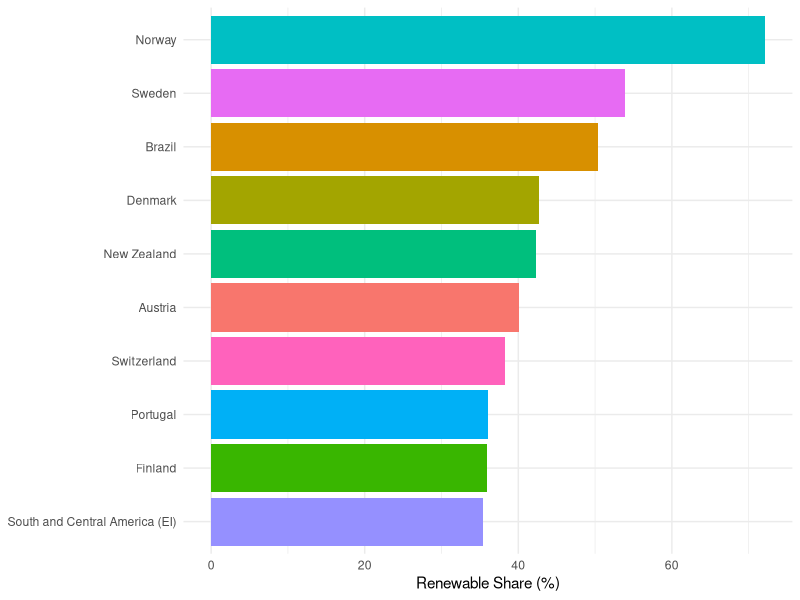
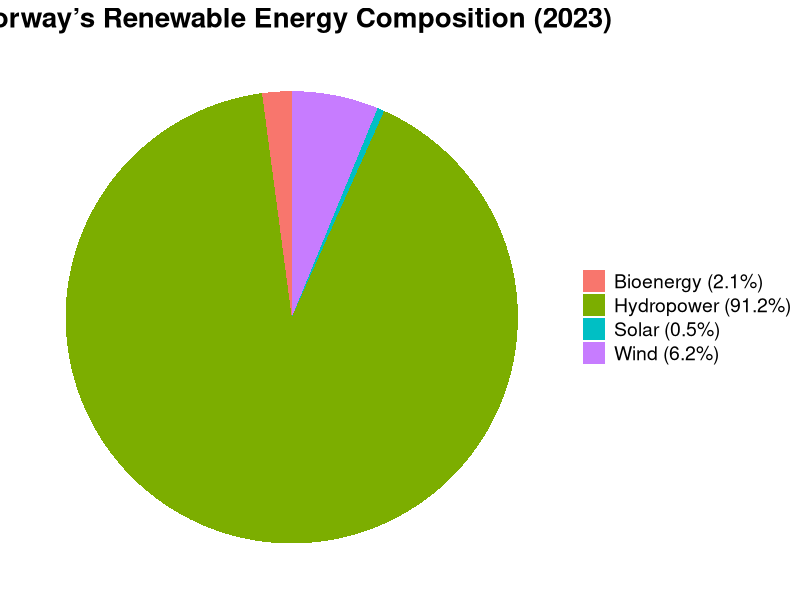
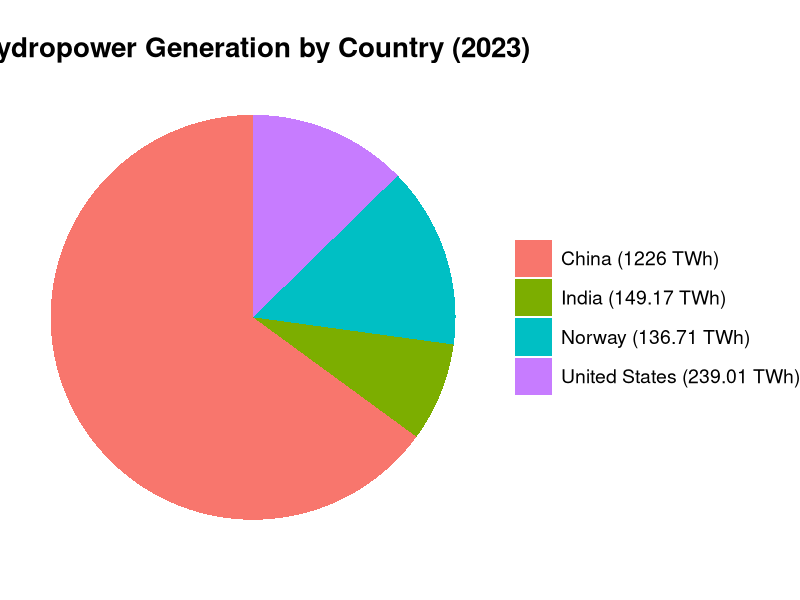
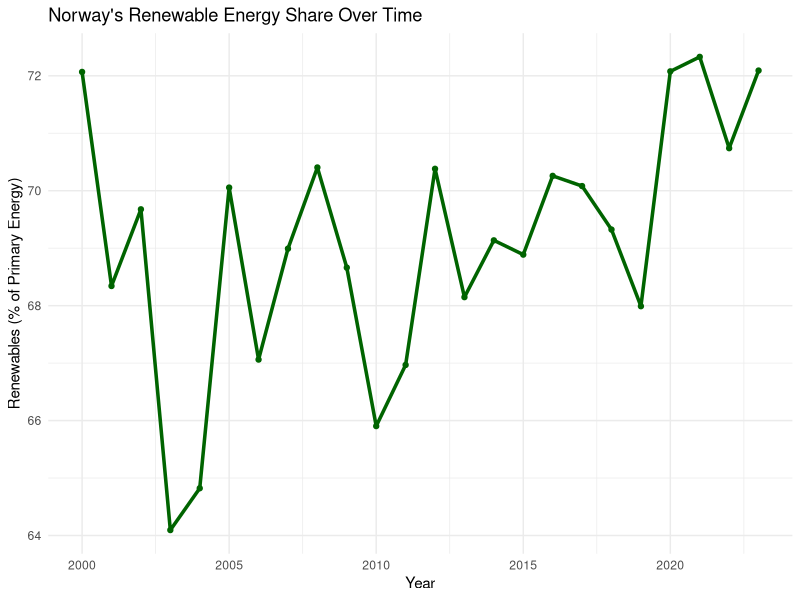
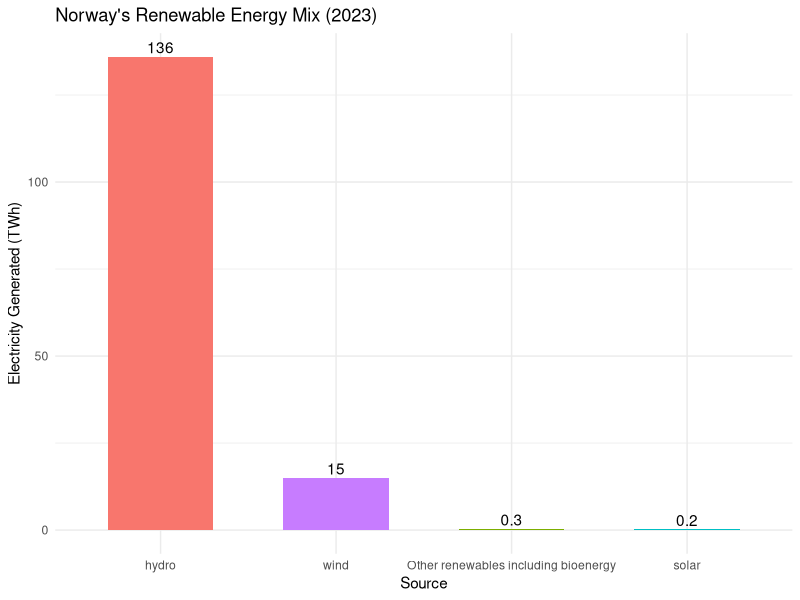

The R script that drew these images, in order:
## ---- chunk 1
library(dplyr)
library(knitr)
library(tibble)

df1 <- read.csv("renewable-share-energy.csv", fileEncoding = "UTF-8-BOM")
df2 <- read.csv("modern-renewable-prod.csv", fileEncoding = "UTF-8-BOM")
df3 <- read.csv("hydropower-consumption.csv", fileEncoding = "UTF-8-BOM")

combined_df <- bind_rows(df1, df2, df3)

cat("Number of unique countries/regions:", n_distinct(combined_df$Entity), "\n\n")

glimpse(select(combined_df, 1:7))

## ---- chunk 2
library(ggplot2)
library(readr)
library(tidyverse)

data <- read_csv("renewable-share-energy.csv")

top10_clean <- data %>%
  filter(Year == 2023, 
         !Entity %in% c("World", "Africa", "Asia", "Europe", "Oceania", 
                        "North America", "South America", "Eastern Africa (EI)")) %>%
  arrange(desc(`Renewables (% equivalent primary energy)`)) %>%
  slice(1:10)

ggplot(top10_clean, aes(x = reorder(Entity, `Renewables (% equivalent primary energy)`), 
                        y = `Renewables (% equivalent primary energy)`, fill = Entity)) +
  geom_col() +
  coord_flip() +
  labs(x = NULL, y = "Renewable Share (%)") +
  theme_minimal() +
  theme(legend.position = "none")
## ---- chunk 3
df <- data.frame(
  source = c("Hydropower", "Wind", "Bioenergy", "Solar"),
  share = c(91.2, 6.2, 2.1, 0.5)
)

df$source_label <- paste0(df$source, " (", df$share, "%)")

ggplot(df, aes(x = "", y = share, fill = source_label)) +
  geom_col(width = 1) +
  coord_polar(theta = "y") +
  theme_void() +
  labs(title = "Norway’s Renewable Energy Composition (2023)") +
  theme(
    plot.title = element_text(size = 20, face = "bold", hjust = 0.5),
    legend.title = element_blank(), 
    legend.text = element_text(size = 14)  
  )
## ---- chunk 4
library(readr)
library(dplyr)
library(ggplot2)

hydro_data <- read_csv("hydropower-consumption.csv")

hydro_2023 <- hydro_data %>%
  filter(Year == 2023) %>%
  select(Entity, `Electricity from hydro - TWh`) %>%
  rename(Country = Entity, Hydro_TWh = `Electricity from hydro - TWh`) %>%
  arrange(desc(Hydro_TWh)) %>%
  slice(1:4) %>%
  bind_rows(hydro_data %>% filter(Year == 2023, Entity == "Norway") %>%
              select(Entity, `Electricity from hydro - TWh`) %>%
              rename(Country = Entity, Hydro_TWh = `Electricity from hydro - TWh`))

hydro_2023 <- hydro_2023 %>%
  mutate(label = paste0(Country, " (", round(Hydro_TWh, 2), " TWh)"))

ggplot(hydro_2023, aes(x = "", y = Hydro_TWh, fill = label)) +
  geom_col(width = 1) +
  coord_polar(theta = "y") +
  theme_void() +
  labs(title = "Hydropower Generation by Country (2023)") +
  theme(
    plot.title = element_text(size = 20, face = "bold", hjust = 0.5),
    legend.title = element_blank(),
    legend.text = element_text(size = 14),
    legend.key.size = unit(1, "cm")
  )
## ---- chunk 5
norway_trend <- data %>%
  filter(Entity == "Norway", Year >= 2000) %>%
  select(Year, `Renewables (% equivalent primary energy)`)

ggplot(norway_trend, aes(x = Year, y = `Renewables (% equivalent primary energy)`)) +
  geom_line(color = "darkgreen", size = 1.2) +
  geom_point(color = "darkgreen") +
  labs(title = "Norway's Renewable Energy Share Over Time",
       x = "Year", y = "Renewables (% of Primary Energy)") +
  theme_minimal()
## ---- chunk 6
library(readr)
library(dplyr)
library(tidyr)
library(ggplot2)
library(stringr)

norway_prod <- read_csv("modern-renewable-prod.csv")

norway_2023 <- norway_prod %>%
  filter(Entity == "Norway", Year == 2023) %>%
  select(
    `Electricity from wind - TWh`,
    `Electricity from hydro - TWh`,
    `Electricity from solar - TWh`,
    `Other renewables including bioenergy - TWh`
  ) %>%
  pivot_longer(everything(), names_to = "Source", values_to = "TWh") %>%
  mutate(Source = str_replace(Source, "Electricity from ", ""),
         Source = str_replace(Source, " - TWh", ""))

ggplot(norway_2023, aes(x = reorder(Source, -TWh), y = TWh, fill = Source)) +
  geom_bar(stat = "identity", width = 0.6) +
  geom_text(aes(label = round(TWh, 1)), vjust = -0.3) +
  labs(
    title = "Norway's Renewable Energy Mix (2023)",
    x = "Source",
    y = "Electricity Generated (TWh)"
  ) +
  theme_minimal() +
  theme(legend.position = "none")

